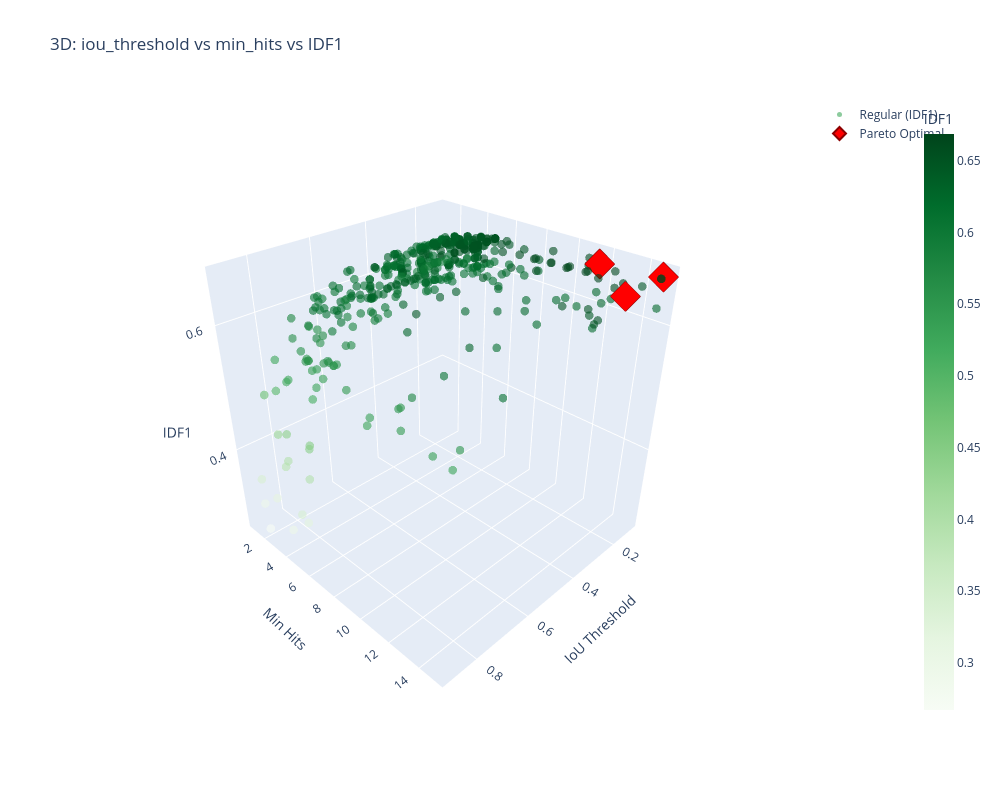

Here is the notebook cell this chart was saved with:
### Code cell
# 3D plot: iou_threshold vs min_hits vs IDF1
fig = go.Figure()

fig.add_trace(go.Scatter3d(
    x=regular['iou_threshold'],
    y=regular['min_hits'],
    z=regular['IDF1'],
    mode='markers',
    name='Regular (IDF1)',
    marker=dict(size=5, color=regular['IDF1'], colorscale='Greens', opacity=0.6, 
                showscale=True, colorbar=dict(x=1.15, title="IDF1")),
    text=[f"IoU: {row['iou_threshold']:.2f}<br>Age: {row['max_age']}<br>Hits: {row['min_hits']}<br>HOTA: {row['HOTA']:.4f}<br>IDF1: {row['IDF1']:.4f}" 
          for _, row in regular.iterrows()],
    hoverinfo='text'
))

fig.add_trace(go.Scatter3d(
    x=pareto_trials['iou_threshold'],
    y=pareto_trials['min_hits'],
    z=pareto_trials['IDF1'],
    mode='markers',
    name='Pareto Optimal',
    marker=dict(size=10, color='red', symbol='diamond', line=dict(color='darkred', width=2)),
    text=[f"IoU: {row['iou_threshold']:.2f}<br>Age: {row['max_age']}<br>Hits: {row['min_hits']}<br>HOTA: {row['HOTA']:.4f}<br>IDF1: {row['IDF1']:.4f}" 
          for _, row in pareto_trials.iterrows()],
    hoverinfo='text'
))

fig.update_layout(
    title='3D: iou_threshold vs min_hits vs IDF1',
    scene=dict(xaxis_title='IoU Threshold', yaxis_title='Min Hits', zaxis_title='IDF1',
               camera=dict(eye=dict(x=1.5, y=1.5, z=1.3))),
    width=1000, height=800
)
fig.show()

### Figure 1 — Plotly figure (JSON) as saved in the notebook; plotly's stock layout.template omitted (floating-point values rounded to 4 significant figures; data arrays with more than 128 entries replaced by an {"elided": "..."} marker saying what was removed)
{"data": [{"hoverinfo": "text", "marker": {"color": {"elided": "541 float values"}, "colorbar": {"title": {"text": "IDF1"}, "x": 1.15}, "colorscale": [[0, "rgb(247,252,245)"], [0.125, "rgb(229,245,224)"], [0.25, "rgb(199,233,192)"], [0.375, "rgb(161,217,155)"], [0.5, "rgb(116,196,118)"], [0.625, "rgb(65,171,93)"], [0.75, "rgb(35,139,69)"], [0.875, "rgb(0,109,44)"], [1, "rgb(0,68,27)"]], "opacity": 0.6, "showscale": true, "size": 5}, "mode": "markers", "name": "Regular (IDF1)", "text": {"elided": "541 str values"}, "type": "scatter3d", "x": {"elided": "541 float values"}, "y": {"elided": "541 float values"}, "z": {"elided": "541 float values"}}, {"hoverinfo": "text", "marker": {"color": "red", "line": {"color": "darkred", "width": 2}, "size": 10, "symbol": "diamond"}, "mode": "markers", "name": "Pareto Optimal", "text": ["IoU: 0.11<br>Age: 3.0<br>Hits: 15.0<br>HOTA: 0.6549<br>IDF1: 0.6697", "IoU: 0.28<br>Age: 2.0<br>Hits: 15.0<br>HOTA: 0.6551<br>IDF1: 0.6691", "IoU: 0.15<br>Age: 5.0<br>Hits: 12.0<br>HOTA: 0.6559<br>IDF1: 0.6688"], "type": "scatter3d", "x": [0.1135, 0.2837, 0.1458], "y": [15.0, 15.0, 12.0], "z": [0.6697, 0.6691, 0.6688]}], "layout": {"height": 800, "scene": {"camera": {"eye": {"x": 1.5, "y": 1.5, "z": 1.3}}, "xaxis": {"title": {"text": "IoU Threshold"}}, "yaxis": {"title": {"text": "Min Hits"}}, "zaxis": {"title": {"text": "IDF1"}}}, "title": {"text": "3D: iou_threshold vs min_hits vs IDF1"}, "width": 1000}}
